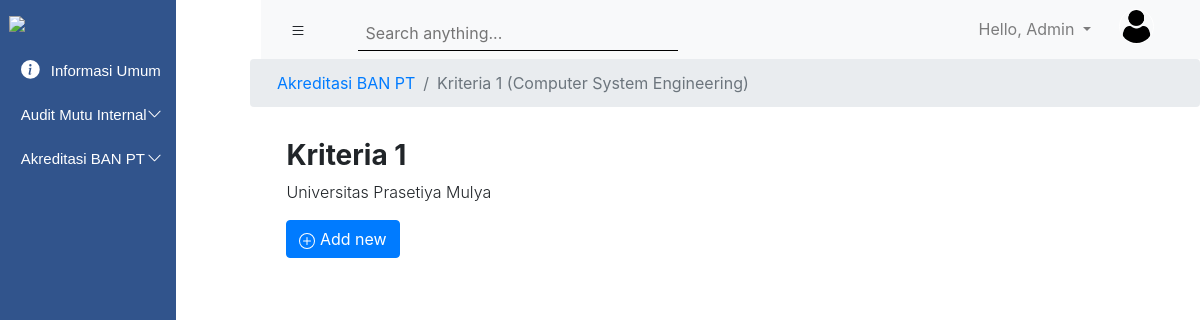
Page /subabptumum/20/ (signed in) on the committed database.
### Accounts/models.py (models this page shows)
class User(AbstractUser):
    prodi = models.ForeignKey(ProgramStudi, models.SET_NULL, blank=True, null=True, default=None)
    role_list = (
        ('Admin', 'Admin'),
        ('Faculty Member', 'Faculty Member'),
        ('Professional Staf', 'Professional Staf')
    )
    roles = models.CharField(choices=role_list, max_length=40)
    profile_picture = models.ImageField(null=True, blank=True)
    objects = UserManager

class ProgramStudi(models.Model):
    nama_prodi = models.CharField(max_length=200)
    def __str__(self):
        return self.nama_prodi

### upmsite/models.py (models this page shows)
class Folder(models.Model):
    listKategori = (
        ('AMI', 'AMI'),
        ('ABPT', 'ABPT'),
        ('Informasi Umum', 'Informasi Umum'),
    )
    nama_folder = models.CharField(default='', max_length=256)
    nama_prodi = models.ForeignKey(ProgramStudi, on_delete=models.CASCADE, blank = True, null = True)
    kategori = models.CharField(max_length=50, choices=listKategori)
    public_status = models.BooleanField(default = True)
    isAllowNewFolder = models.BooleanField(default = True)
    isAllowNewFile = models.BooleanField(default = True)
    def __str__(self):
        return '{} ({})'.format(self.nama_folder, self.nama_prodi)

### upmsite/views.py (the view)
# urls.py: path('subabptumum/<int:pk>/', views_upmsite.SubFolderABPTUmum, name="sub_ABPT_Umum"),
def SubFolderABPTUmum(request, pk):
    roles = request.user.roles
    prodi = request.user.prodi
    semua_prodi = models_account.ProgramStudi.objects.all()
    subfolderabptumum1 = models.SubFolder01.objects.filter(parent_folder__id = pk)
    filesabptumum = models.File.objects.filter(nama_folder__id = pk)
    judulabptumum = models.Folder.objects.get(id = pk)
    global pkjudulabptumum
    pkjudulabptumum = pk
    context = {
        'roles': roles,
        'prodi': prodi,
        'semua_prodi': semua_prodi,
        'filesabptumum': filesabptumum,
        'subfolderabptumum1': subfolderabptumum1,
        'judulabptumum': judulabptumum,
    }
    return render(request, 'BANPT/SubBANPT.html', context)

### Templates/BANPT/SubBANPT.html (shortened to what this page needs)
{% extends 'main.html' %}
{% load static %}
{% block content %}
<section>
  <nav aria-label="breadcrumb">
      <ol class="breadcrumb">
        <li class="breadcrumb-item"><a href="{% url 'ABPT_Umum' %}">Akreditasi BAN PT</a></li>
        <li class="breadcrumb-item active" aria-current="page" href="">{{judulabptumum}}</li>
      </ol>
  </nav>
</section>
  <section class="page-title" style="margin-left: 17.9rem; ">
      <h3 class="font-weight-bold">{{judulabptumum.nama_folder}}</h3>
      <p class="font-weight-light">Universitas Prasetiya Mulya</p>
      {% if roles == 'Admin' %}
        <a class="btn btn-primary">
            Add new
        </a>
      {% endif %}
  </section>
  <section class="folder-card">
    <div class="box-inside">
    </div>
  </section>
{% endblock %}

### Templates/main.html (shortened to what this page needs)
{% load static %}
<!DOCTYPE html>
<html lang="en">
<head>
    <link rel="stylesheet" href="https://stackpath.bootstrapcdn.com/bootstrap/4.5.2/css/bootstrap.min.css">
    <link rel="stylesheet" href="{% static 'css/main.css'%}">
</head>
<body>
    <section class="left_navigation" id="leftSidebar">
        <img src="https://lms.prasetiyamulya.ac.id/pluginfile.php/1/core_admin/logo/0x200/1601623298/logo_upm_putih.png" class="prasmul_logo pt-3">
        <div class="accordion navigation_menu pt-3" id="accordionExample">
          <div class="card card1">
            <div class="card-head card1-2" id="headingOne">
                <a class="btn btn-link btn-block text-left button1" type="button" href="{% url 'Informasi_Umum' %}">
                  <div class="button-content">
                      Informasi Umum
                  </div>
                </a>
            </div>
          </div>
            <div class="card card1">
              <div class="card-head card1-2" id="headingTwo">
                <h2 class="mb-0">
                  <button class="btn btn-link btn-block text-left collapsed button1" id="buttonTest" type="button" data-toggle="collapse" data-target="#collapseTwo" aria-expanded="false" aria-controls="collapseTwo">
                    <div class="button-content-2">
                        <div>Audit Mutu Internal</div>
                        <div class="caret">
                          <svg width="1em" height="1em" viewBox="0 0 16 16" class="bi bi-chevron-up" fill="currentColor" xmlns="http://www.w3.org/2000/svg">
                            <path fill-rule="evenodd" d="M7.646 4.646a.5.5 0 0 1 .708 0l6 6a.5.5 0 0 1-.708.708L8 5.707l-5.646 5.647a.5.5 0 0 1-.708-.708l6-6z"/>
                          </svg>
                        </div>
                    </div>
                  </button>
                </h2>
              </div>
            </div>
            <div class="card card1">
              <div class="card-head card1-2" id="headingThree">
                <h2 class="mb-0">
                  <button class="btn btn-link btn-block text-left collapsed button1" id="buttonTest" type="button" data-toggle="collapse" data-target="#collapseThree" aria-expanded="false" aria-controls="collapseThree">
                    <div class="button-content-2">
                      <div>Akreditasi BAN PT</div>
                      <div class="caret">
                        <svg width="1em" height="1em" viewBox="0 0 16 16" class="bi bi-chevron-up" fill="currentColor" xmlns="http://www.w3.org/2000/svg">
                          <path fill-rule="evenodd" d="M7.646 4.646a.5.5 0 0 1 .708 0l6 6a.5.5 0 0 1-.708.708L8 5.707l-5.646 5.647a.5.5 0 0 1-.708-.708l6-6z"/>
                        </svg>
                      </div>
                  </div>
                  </button>
                </h2>
              </div>
            </div>
        </div>
    </section>
    <section id="rightScreen">
        <nav class="navbar navbar-expand-lg navbar-light bg-light top-bar">
          <div class="right-menu">
            <button class="btn" id="sidebarCollapse">
            </button>
            <div class="search1 ml-4">
              <input class="input-sm border-0 p-2 col-md-11 input_search1" id="searchbox" type="text" placeholder="Search anything...">
            </div>
          </div>
          <div class="profile-area">
            <ul class="navbar-nav ml-auto">
              <li class="nav-item dropdown">
                <a class="nav-link dropdown-toggle user-dropdown" href="#" id="navbarDropdown" role="button" data-toggle="dropdown" aria-haspopup="true" aria-expanded="false">
                  Hello, {{user.first_name}}
                </a>
              </li>
            </ul>
            <div id="container">
              <div class="avatar">
                {% if request.user.profile_picture %}
                  <img src="{{request.user.profile_picture.url}}" alt="">
                {% else %}
                  <img src="{% static 'media/user.png' %}" alt="">
                {% endif %}
              </div>
            </div>
          </div>
        </nav>
    {% block content %}
    {% endblock %}
</body>
</html>

### static/css/main.css (style rules this page uses)
.prasmul_logo { display: block; margin-left: auto; margin-right: auto; width: 90%; }
.card1 { font-family: 'Montserrat', sans-serif; font-size: 15px; background: transparent; background-color: transparent; color: white; border-color: transparent; margin-left: -10px; }
.card1-2 { background: transparent; background-color: transparent; border-color: transparent; padding-top: 0.15rem; padding-bottom: 0.15rem; text-decoration: none; }
.card-head { padding-top: .25rem; border-radius: none; border-bottom: -1px; }
.button1 { font-size: 15px; background-color: transparent; color: white; }
.button-content { margin-left: 1.05rem; }
.button-content-2 { margin-left: 1.05rem; display: flex; justify-content: space-between; }
.caret { -moz-transition: all 0.3s linear; -webkit-transition: all 0.3s linear; transition: all 0.3s linear; }
.collapsed .caret { -webkit-transform: rotate(180deg); transform: rotate(180deg); }
.dropdown-toggle:after { transition: 0.7s; }
.house_icon { margin-top: -5px; margin-right: 7px; }
.top-bar { display: flex; justify-content: space-between; }
.avatar { margin-right: 30px; margin-left: 20px; top: 5%; left: 10%; }
.avatar img { width: 35px; height: 35px; border-radius: 100%; border: 1px solid white; }
.profile-area { display: flex; }
.user-dropdown { text-decoration: none; }
.search1 { display: flex; align-items: center; justify-content: center; height: 100%; width: 350px; }
.input_search1 { vertical-align: middle; padding-top: 0.8rem !important; padding-bottom: 0.3rem !important; border-bottom: 1px solid #000 !important; background-color: #f8f9fa; }
@media (min-width:768px) { .left_navigation { max-width: 261px; height: 100vh; background-color: #31548C; position: fixed; transition: all 0.5s; } }
@media (min-width:768px) { #rightScreen { transition: all 0.5s; } }
@media (min-width:768px) { .breadcrumb { margin-left: 250px; } }
@media (min-width:768px) { ol.breadcrumb { padding-left: 27px; } }
@media (min-width:768px) { .page-title { margin-top: 2rem; margin-left: 17.5rem; margin-right: 4rem; } }
@media (min-width:768px) { .box-inside { background: #FFFFFF; padding-top: 5px; margin-left: 15rem; } }
@media (min-width:768px) { .folder-card { margin-left: 2.5rem; margin-right: 2.5rem; } }
@media (min-width:768px) { .top-bar { margin-left: 261px; } }
.right-menu { display: flex; }

### rows in the picture
User: first_name "Admin"
Folder: nama_folder+nama_prodi "Kriteria 1 (Computer System Engineering)", nama_folder "Kriteria 1"
